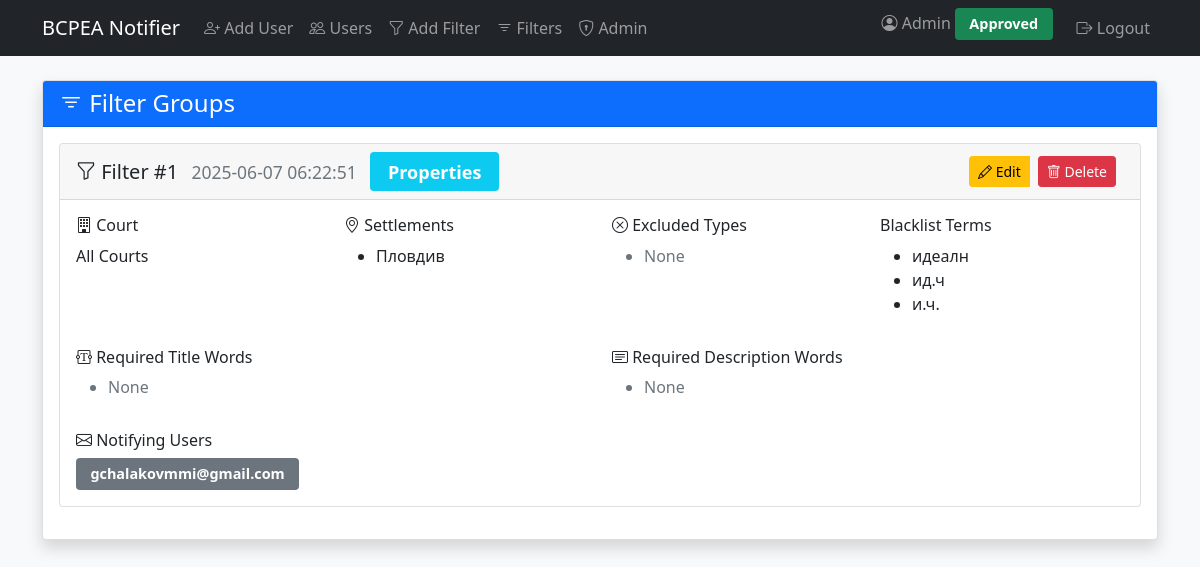
Page /filters (signed in) on the committed database.
### tables this page shows
CREATE TABLE filter_groups (
                id INTEGER PRIMARY KEY AUTOINCREMENT,
                type TEXT NOT NULL DEFAULT 'property',
                court INTEGER NOT NULL,
                settlements TEXT,
                excluded_property_types TEXT,
                blacklist TEXT,
                required_title_words TEXT,
                required_description_words TEXT,
                created_at DATETIME DEFAULT CURRENT_TIMESTAMP
            );

### app.py (the view)
@app.route('/filters')
@login_required
def filters():
    db = get_db()
    filters = db.execute('''
        SELECT fg.*, group_concat(u.email, ', ') as users
        FROM filter_groups fg
        LEFT JOIN user_filters uf ON fg.id = uf.filter_group_id
        LEFT JOIN auth_user u ON uf.user_id = u.id
        GROUP BY fg.id
        ORDER BY fg.created_at DESC
    ''').fetchall()
    return render_template('filters.html',
                         filters=filters,
                         court_choices=dict(COURT_CHOICES),
                         filter_types=dict(FILTER_TYPES))

### app.py (called while the page is built)
def get_db():
    db = getattr(g, '_database', None)
    if db is None:
        db = g._database = sqlite3.connect(DATABASE)
        db.row_factory = sqlite3.Row
    return db

@app.teardown_appcontext
def close_connection(exception):
    db = getattr(g, '_database', None)
    if db is not None:
        db.close()

def login_required(f):
    @functools.wraps(f)  # Preserve the original function's name
    def decorated_function(*args, **kwargs):
        if 'user_id' not in session:
            flash('🔒 Please login to access this page', 'error')
            return redirect(url_for('login'))
        if session.get('user_status') != 'approved':
            return redirect(url_for('pending'))
        return f(*args, **kwargs)
    return decorated_function

### templates/filters.html (shortened to what this page needs)
{% extends "base.html" %}
{% block content %}
<div class="card shadow">
    <div class="card-header bg-primary text-white">
        <h4 class="mb-0"><i class="bi bi-filter"></i> Filter Groups</h4>
    </div>
    <div class="card-body">
        {% for fg in filters %}
            <div class="card mb-3">
                <div class="card-header d-flex justify-content-between align-items-center">
                    <h5 class="mb-0">
                        <i class="bi bi-funnel"></i> Filter #{{ fg.id }}
                        <small class="text-muted ms-2">{{ fg.created_at }}</small>
                        <span class="badge bg-info ms-2">{{ filter_types[fg.type] }}</span>
                    </h5>
                    <div class="btn-group">
                        <a href="{{ url_for('edit_filter', filter_id=fg.id) }}" class="btn btn-warning btn-sm me-2">
                            <i class="bi bi-pencil"></i> Edit
                        </a>
                        <form method="POST" action="{{ url_for('delete_filter', filter_id=fg.id) }}">
                            <button type="submit" class="btn btn-danger btn-sm">
                                <i class="bi bi-trash"></i> Delete
                            </button>
                        </form>
                    </div>
                </div>
                <div class="card-body">
                    <div class="row">
                        <div class="col-md-3">
				<h6><i class="bi bi-building"></i> Court</h6>
				<p>
				    {% if fg.court == '0' %}
					All Courts
				    {% else %}
					{{ court_choices.get(fg.court|int, 'Unknown Court') }}
				    {% endif %}
				</p>
                        </div>
                        <div class="col-md-3">
                            <h6><i class="bi bi-geo-alt"></i> Settlements</h6>
                            <ul>
                                {% if fg.settlements %}
                                    {% for s in fg.settlements.split(',') %}
                                        <li>{{ s }}</li>
                                    {% endfor %}
                                {% else %}
                                    <li class="text-muted">Any</li>
                                {% endif %}
                            </ul>
                        </div>
                        <div class="col-md-3">
                            <h6><i class="bi bi-x-circle"></i> Excluded Types</h6>
                            <ul>
                                {% if fg.excluded_property_types %}
                                    {% for e in fg.excluded_property_types.split(',') %}
                                        <li>{{ e }}</li>
                                    {% endfor %}
                                {% else %}
                                    <li class="text-muted">None</li>
                                {% endif %}
                            </ul>
                        </div>
                        <div class="col-md-3">
                            <h6> Blacklist Terms</h6>
                            <ul>
                                {% if fg.blacklist %}
                                    {% for b in fg.blacklist.split(',') %}
                                        <li>{{ b }}</li>
                                    {% endfor %}
                                {% else %}
                                    <li class="text-muted">None</li>
                                {% endif %}
                            </ul>
                        </div>
                    </div>
                    <div class="row mt-3">
                        <div class="col-md-6">
                            <h6><i class="bi bi-textarea-t"></i> Required Title Words</h6>
                            <ul>
                                {% if fg.required_title_words %}
                                    {% for w in fg.required_title_words.split(',') %}
                                        <li>{{ w }}</li>
                                    {% endfor %}
                                {% else %}
                                    <li class="text-muted">None</li>
                                {% endif %}
                            </ul>
                        </div>
                        <div class="col-md-6">
                            <h6><i class="bi bi-card-text"></i> Required Description Words</h6>
                            <ul>
                                {% if fg.required_description_words %}
                                    {% for w in fg.required_description_words.split(',') %}
                                        <li>{{ w }}</li>
                                    {% endfor %}
                                {% else %}
                                    <li class="text-muted">None</li>
                                {% endif %}
                            </ul>
                        </div>
                    </div>
                    <div class="mt-3">
                        <h6><i class="bi bi-envelope"></i> Notifying Users</h6>
                        <div class="d-flex flex-wrap gap-2">
                            {% if fg.users %}
                                {% for email in fg.users.split(', ') %}
                                    <span class="badge bg-secondary">{{ email }}</span>
                                {% endfor %}
                            {% else %}
                                <span class="text-muted">No users assigned</span>
                            {% endif %}
                        </div>
                    </div>
                </div>
            </div>
        {% else %}
            <div class="alert alert-info">No filter groups found</div>
        {% endfor %}
    </div>
</div>
{% endblock %}

### templates/base.html (shortened to what this page needs)
<!DOCTYPE html>
<html lang="en">
<head>
    <link href="https://cdn.jsdelivr.net/npm/bootstrap@5.1.3/dist/css/bootstrap.min.css" rel="stylesheet">
    <link rel="stylesheet" href="https://cdn.jsdelivr.net/npm/bootstrap-icons@1.8.1/font/bootstrap-icons.css">
    <link rel="stylesheet" href="{{ url_for('static', filename='css/style.css') }}">
</head>
<body class="bg-light">
    <nav class="navbar navbar-expand-lg navbar-dark bg-dark">
        <div class="container">
            <a class="navbar-brand" href="/">BCPEA Notifier</a>
            <div class="collapse navbar-collapse" id="navbarNav">
                <ul class="navbar-nav">
                    {% if 'user_id' in session and session['user_status'] == 'approved' %}
                        <li class="nav-item">
                            <a class="nav-link" href="{{ url_for('add_user') }}"><i class="bi bi-person-plus"></i> Add User</a>
                        </li>
                        <li class="nav-item">
                            <a class="nav-link" href="{{ url_for('users') }}"><i class="bi bi-people"></i> Users</a>
                        </li>
                        <li class="nav-item">
                            <a class="nav-link" href="{{ url_for('add_filter') }}"><i class="bi bi-funnel"></i> Add Filter</a>
                        </li>
                        <li class="nav-item">
                            <a class="nav-link" href="{{ url_for('filters') }}"><i class="bi bi-filter"></i> Filters</a>
                        </li>
                        {% if session.get('user_email') == 'admin@example.com' %}
                        <li class="nav-item">
                            <a class="nav-link" href="{{ url_for('admin_users') }}"><i class="bi bi-shield-lock"></i> Admin</a>
                        </li>
                        {% endif %}
                    {% endif %}
                </ul>
                <ul class="navbar-nav ms-auto">
                    {% if 'user_id' in session %}
                        <li class="nav-item">
                            <span class="navbar-text me-3">
                                <i class="bi bi-person-circle"></i> {{ session['user_name'] }}
                                {% if session.get('user_status') == 'pending' %}
                                    <span class="badge bg-warning">Pending</span>
                                {% else %}
                                    <span class="badge bg-success">Approved</span>
                                {% endif %}
                            </span>
                        </li>
                        <li class="nav-item">
                            <a class="nav-link" href="{{ url_for('logout') }}">
                                <i class="bi bi-box-arrow-right"></i> Logout
                            </a>
                        </li>
                    {% endif %}
                </ul>
            </div>
        </div>
    </nav>
    <div class="container mt-4">
        {% block content %}{% endblock %}
    </div>
</body>
</html>

### static/css/style.css (style rules this page uses)
.badge { font-size: 0.9em; padding: 0.6em 1em; }
.btn { margin-right: 0.5rem; }

### rows in the picture
filter_groups: id "1", created_at "2025-06-07 06:22:51", type "Properties", get "All Courts", settlements "Пловдив", b "идеалн" "ид.ч" "и.ч.", email "gchalakovmmi@gmail.com"

### other values in the picture
{{ session['user_name'] }} "Admin"
